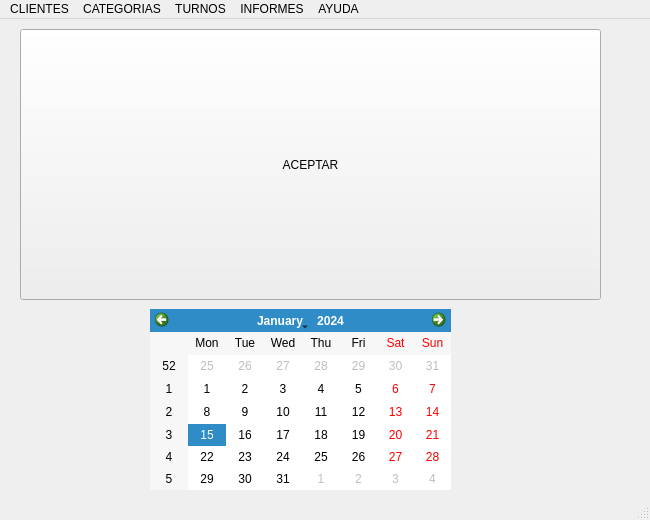
<?xml version="1.0" encoding="UTF-8"?>
<ui version="4.0">
 <author>Matias Anoniz</author>
 <class>ProyectoFinal</class>
 <widget class="QMainWindow" name="ProyectoFinal">
  <property name="geometry">
   <rect>
    <x>0</x>
    <y>0</y>
    <width>650</width>
    <height>520</height>
   </rect>
  </property>
  <property name="minimumSize">
   <size>
    <width>650</width>
    <height>520</height>
   </size>
  </property>
  <property name="maximumSize">
   <size>
    <width>650</width>
    <height>520</height>
   </size>
  </property>
  <property name="windowTitle">
   <string>MainWindow</string>
  </property>
  <widget class="QWidget" name="centralwidget">
   <widget class="QPushButton" name="pushButton">
    <property name="geometry">
     <rect>
      <x>20</x>
      <y>10</y>
      <width>581</width>
      <height>271</height>
     </rect>
    </property>
    <property name="text">
     <string>ACEPTAR</string>
    </property>
   </widget>
   <widget class="QCalendarWidget" name="calendarWidget">
    <property name="geometry">
     <rect>
      <x>150</x>
      <y>290</y>
      <width>301</width>
      <height>181</height>
     </rect>
    </property>
    <property name="minimumDate">
     <date>
      <year>1752</year>
      <month>9</month>
      <day>14</day>
     </date>
    </property>
    <property name="maximumDate">
     <date>
      <year>7920</year>
      <month>12</month>
      <day>31</day>
     </date>
    </property>
   </widget>
  </widget>
  <widget class="QMenuBar" name="menubar">
   <property name="geometry">
    <rect>
     <x>0</x>
     <y>0</y>
     <width>650</width>
     <height>19</height>
    </rect>
   </property>
   <widget class="QMenu" name="menuALGO">
    <property name="title">
     <string>CLIENTES</string>
    </property>
    <addaction name="actionNUEVO"/>
   </widget>
   <widget class="QMenu" name="menuCATEGORIAS">
    <property name="title">
     <string>CATEGORIAS</string>
    </property>
    <addaction name="actionNUEVO_2"/>
   </widget>
   <widget class="QMenu" name="menuTURNOS">
    <property name="title">
     <string>TURNOS</string>
    </property>
    <addaction name="actionALTA_DE_TURNO"/>
   </widget>
   <widget class="QMenu" name="menuAYUDA">
    <property name="title">
     <string>AYUDA</string>
    </property>
    <addaction name="actionACERCA_DE"/>
   </widget>
   <widget class="QMenu" name="menuINFORMES">
    <property name="title">
     <string>INFORMES</string>
    </property>
    <addaction name="actionCLIENTES"/>
    <addaction name="actionCATEGORIAS"/>
    <addaction name="actionTURNOS"/>
   </widget>
   <addaction name="menuALGO"/>
   <addaction name="menuCATEGORIAS"/>
   <addaction name="menuTURNOS"/>
   <addaction name="menuINFORMES"/>
   <addaction name="menuAYUDA"/>
  </widget>
  <widget class="QStatusBar" name="statusbar"/>
  <action name="actionNUEVO">
   <property name="text">
    <string>NUEVO</string>
   </property>
  </action>
  <action name="actionNUEVO_2">
   <property name="text">
    <string>NUEVO</string>
   </property>
  </action>
  <action name="actionALTA_DE_TURNO">
   <property name="text">
    <string>ALTA DE TURNO</string>
   </property>
  </action>
  <action name="actionACERCA_DE">
   <property name="text">
    <string>ACERCA DE...</string>
   </property>
  </action>
  <action name="actionLISTADO">
   <property name="text">
    <string>LISTADO</string>
   </property>
  </action>
  <action name="actionCLIENTES">
   <property name="text">
    <string>CLIENTES</string>
   </property>
  </action>
  <action name="actionCATEGORIAS">
   <property name="text">
    <string>CATEGORIAS</string>
   </property>
  </action>
  <action name="actionTURNOS">
   <property name="text">
    <string>TURNOS</string>
   </property>
  </action>
 </widget>
 <resources/>
 <connections/>
</ui>
